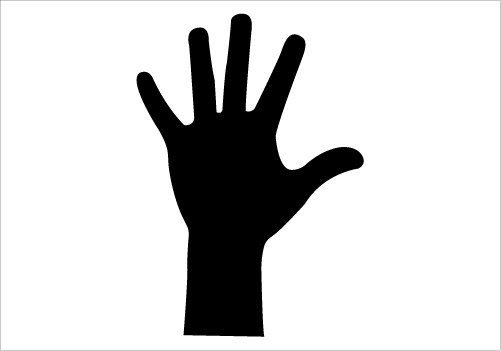
#> input picture python/assets/images/hand.jpg, 501 x 351 px
$ python rotate_builti_in.py
#> lines starting #> are read from the running program, lines starting #| are printed output that depends on the picture
import cv2

"""
    This function read an image
"""
def readi(path, typer = "color"):
#> called with path = '../assets/images/hand.jpg', typer = 'color'
    if typer == "color":
        return cv2.imread(path, 1)
#> returned value is the input picture: shape (351, 501, 3); mean B, G, R 210.5, 210.5, 210.5
    elif typer == "gray":
        return cv2.imread(path, 0)


"""
    Show image for a certain time
    time -> miliseconds
    0 is an execption
"""
def time_show_image(time = 0):
    #0 means, show the image indefenetely until any keypress
    #25 means, show the image for 25 miliseconds
    if time == 0:
        print("\n\tPlease, press any key for finish the program")
    cv2.waitKey(time)

"""
    Close windows and de-allocate memory asociated with it.
"""
def close_windows():
    cv2.destroyAllWindows()


"""
    This code rotate an image
"""
def rotate(img, angle):
#> called with angle = 90
    rows,cols = img.shape[0], img.shape[1]
#> rows = 351; cols = 501
    M = cv2.getRotationMatrix2D((cols/2,rows/2),angle,1)
#> M = [[6.12e-17, 1, 75], [-1, 6.12e-17, 426]]
    dst = cv2.warpAffine(img,M,(cols,rows))
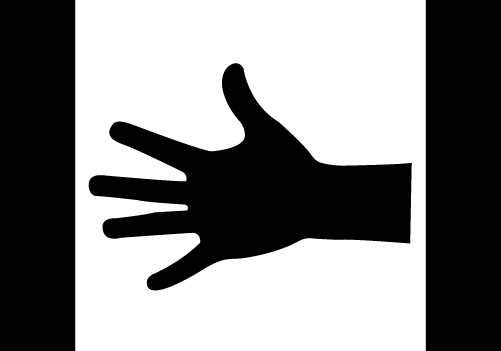
#> dst: shape (351, 501, 3); min 0, max 255, mean 134.4
    return dst


if __name__ == "__main__":

    img1 = readi("../assets/images/hand.jpg")
    img1 = rotate(img1, 90)
    cv2.imshow("Color Image", img1)

    img2 = readi("../assets/images/hand.jpg", "gray")

    angle = 30
    img_rotate = rotate(img2, angle)
#> call 2 of rotate, with angle = 30
#> in rotate (call 2), `dst = cv2.warpAffine(img,M,(cols,rows))`:
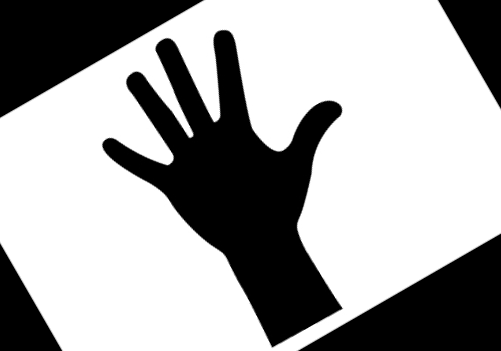
#> dst: shape (351, 501); min 0, max 255, mean 166.3

    cv2.imshow("Rotated image", img_rotate)

    time_show_image()
    close_windows()
